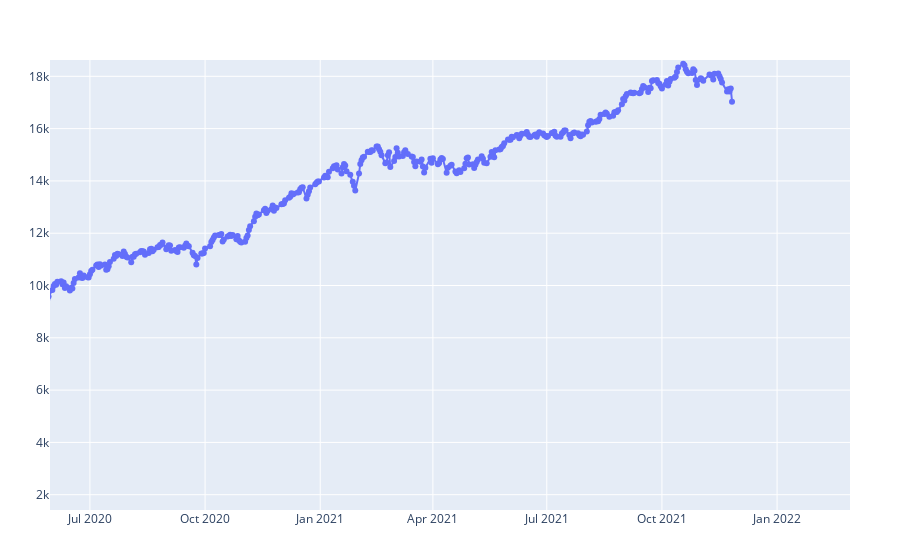

The code cell stored with this chart in its notebook:
### Code cell
trace1 = scatter(x=d["^NSEI"].dates, y=d["^NSEI"].prices,
                    mode="lines+markers",
                    name="nifty 50")

plot([trace1])

### Figure 1 — Plotly figure (JSON) as saved in the notebook; plotly's stock layout.template omitted (floating-point values rounded to 4 significant figures; data arrays with more than 128 entries replaced by an {"elided": "..."} marker saying what was removed)
{"data": [{"mode": "lines+markers", "name": "nifty 50", "type": "scatter", "x": {"elided": "3467 str values"}, "y": {"elided": "3467 float values"}}], "layout": {"autosize": true, "margin": {"b": 50, "l": 50, "r": 50, "t": 60}, "xaxis": {"autorange": false, "range": ["2020-05-30 02:35:32.4042", "2022-02-28 06:00:28.9467"], "type": "date"}, "yaxis": {"autorange": false, "range": [1415.0, 18620.0], "type": "linear"}}}
